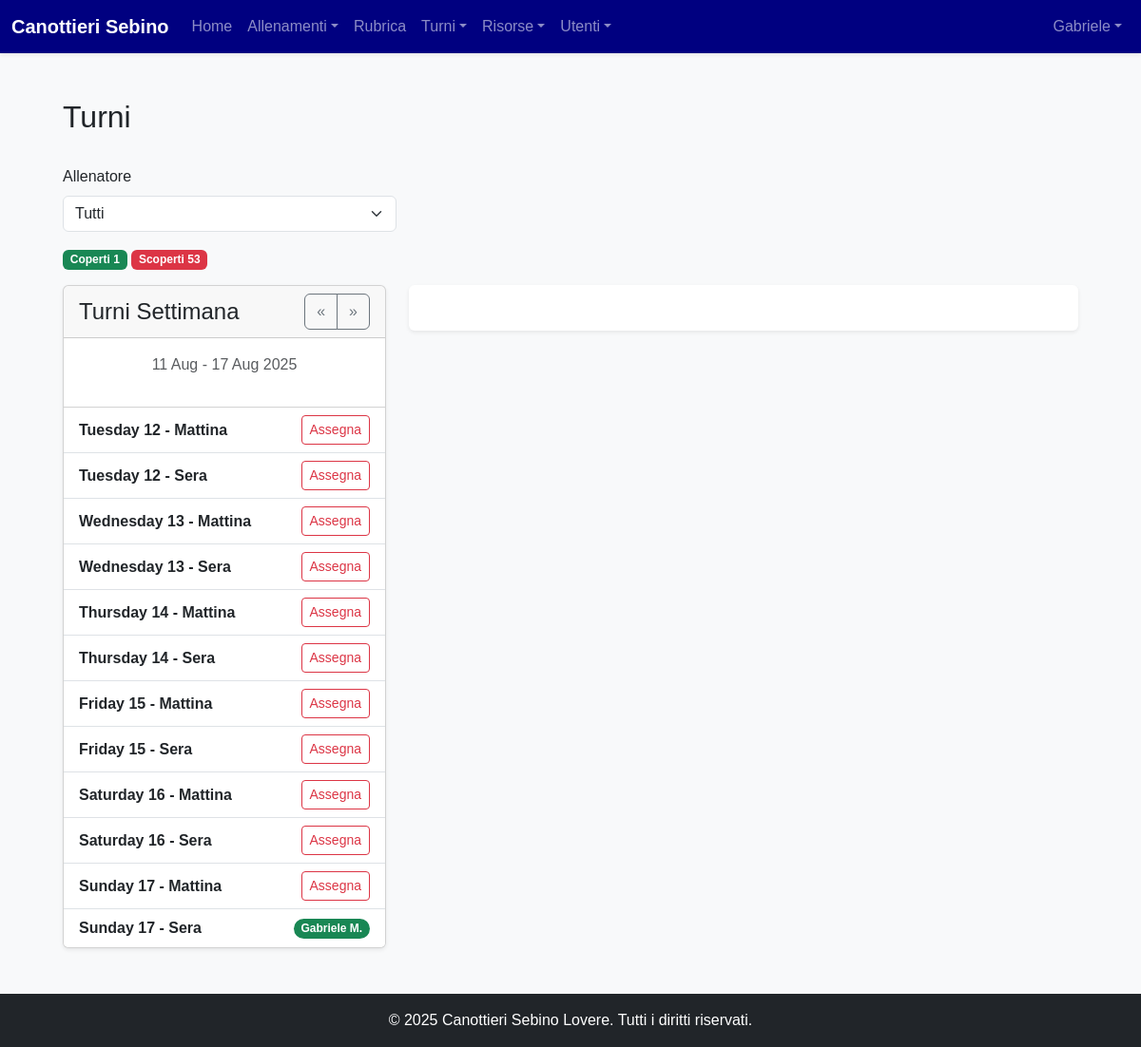
The app's page /turni (signed in), older data.
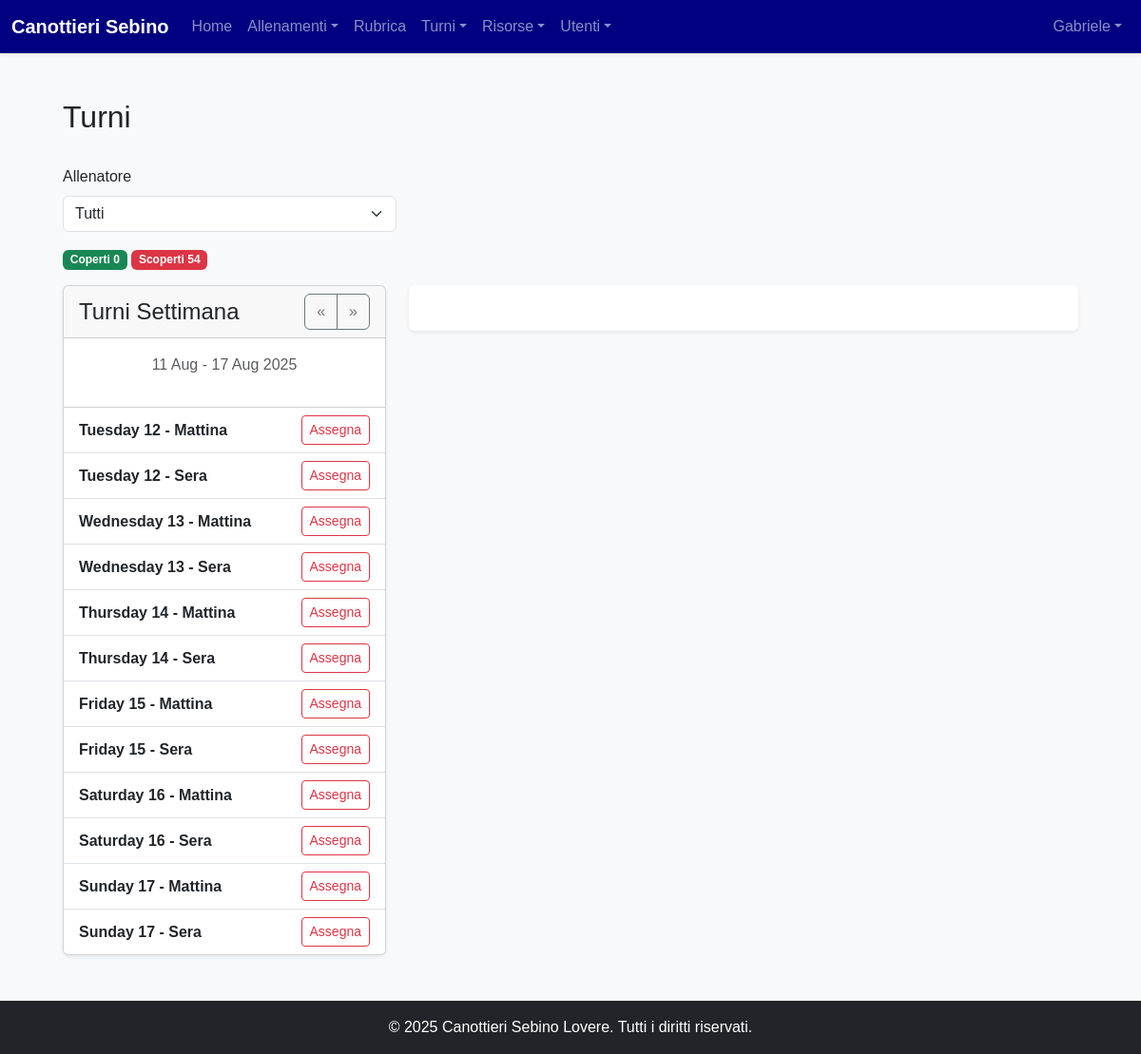
The same page, newer data.
### models.py (models this page shows, shortened)
class Turno(Base):
    __tablename__ = "turni"
    id = Column(Integer, primary_key=True, index=True)
    data = Column(Date, nullable=False, index=True)
    fascia_oraria = Column(String, nullable=False)
    user_id = Column(Integer, ForeignKey('users.id'), nullable=True)
    user = relationship("User", back_populates="turni")

class User(Base):
    __tablename__ = "users"
    id = Column(Integer, primary_key=True, index=True)
    username = Column(String, unique=True, index=True, nullable=False)
    hashed_password = Column(String, nullable=False)
    first_name = Column(String, nullable=False)
    last_name = Column(String, nullable=False)
    email = Column(String, unique=True, index=True)
    phone_number = Column(String)
    date_of_birth = Column(Date)
    tax_code = Column(String, unique=True)
    enrollment_year = Column(Integer)
    membership_date = Column(Date)
    certificate_expiration = Column(Date)
    address = Column(String)
    manual_category = Column(String, nullable=True)
    roles = relationship("Role", secondary=user_roles, back_populates="users")
    tags = relationship("Tag", secondary=user_tags, back_populates="users")
    barche_assegnate = relationship("Barca", secondary=barca_atleti_association, back_populates="atleti_assegnati")
    schede_pesi = relationship("SchedaPesi", back_populates="atleta")
    turni = relationship("Turno", back_populates="user")
    allenamenti_seguiti = relationship("Allenamento", secondary=allenamento_coach_association, back_populates="coaches")

### routers/trainings.py (the view)
@router.get("/turni", response_class=HTMLResponse)
async def view_turni(
    request: Request,
    db: Session = Depends(get_db),
    current_user: models.User = Depends(get_current_admin_or_coach_user),
    week_offset: int = 0,
    allenatore_id: int | None = None,
):
    today = date.today() + timedelta(weeks=week_offset)
    start_of_week = today - timedelta(days=today.weekday())
    end_of_week = start_of_week + timedelta(days=6)
    allenatori = (
        db.query(models.User)
        .join(models.User.roles)
        .filter(models.Role.name == "allenatore")
        .all()
    )
    query = db.query(models.Turno).filter(
        models.Turno.data.between(start_of_week, end_of_week)
    )
    if allenatore_id:
        query = query.filter(models.Turno.user_id == allenatore_id)
    turni = query.order_by(models.Turno.data, models.Turno.fascia_oraria).all()
    month_start = date.today().replace(day=1)
    if month_start.month == 12:
        next_month = date(month_start.year + 1, 1, 1)
    else:
        next_month = date(month_start.year, month_start.month + 1, 1)
    month_end = next_month - timedelta(days=1)
    month_query = db.query(models.Turno).filter(
        models.Turno.data.between(month_start, month_end)
    )
    if allenatore_id:
        month_query = month_query.filter(models.Turno.user_id == allenatore_id)
    month_covered = month_query.filter(models.Turno.user_id.isnot(None)).count()
    month_uncovered = month_query.filter(models.Turno.user_id.is_(None)).count()
    return templates.TemplateResponse(
        "turni.html",
        {
            "request": request,
            "current_user": current_user,
            "allenatori": allenatori,
            "turni": turni,
            "week_offset": week_offset,
            "week_start": start_of_week,
            "week_end": end_of_week,
            "current_filter": allenatore_id,
            "month_covered": month_covered,
            "month_uncovered": month_uncovered,
        },
    )

### templates/turni.html (shortened to what this page needs)
{% extends "layouts/_base.html" %}
{% block content %}
<div class="container-fluid p-4">
    <div class="d-flex justify-content-between align-items-center mb-4">
        <h1 class="h2">Turni</h1>
    </div>
    <div class="mb-3">
        <form method="get" class="row g-2 align-items-end">
            <div class="col-sm-4">
                <label for="allenatoreFilter" class="form-label">Allenatore</label>
                <select class="form-select" id="allenatoreFilter" name="allenatore_id" onchange="this.form.submit()">
                    <option value="">Tutti</option>
                </select>
            </div>
        </form>
    </div>
    <div class="mb-3">
        <span class="badge bg-success">Coperti {{ month_covered }}</span>
        <span class="badge bg-danger">Scoperti {{ month_uncovered }}</span>
    </div>
    <div class="row g-4">
        <div class="col-lg-4">
            <div class="card shadow-sm">
                <div class="card-header d-flex justify-content-between align-items-center">
                    <h4 class="mb-0">Turni Settimana</h4>
                    <div class="btn-group">
                        <a href="/turni?week_offset={{ week_offset - 1 }}{% if current_filter %}&allenatore_id={{ current_filter }}{% endif %}" class="btn btn-outline-secondary">&laquo;</a>
                        <a href="/turni?week_offset={{ week_offset + 1 }}{% if current_filter %}&allenatore_id={{ current_filter }}{% endif %}" class="btn btn-outline-secondary">&raquo;</a>
                    </div>
                </div>
                <div class="card-body">
                    <p class="text-center text-muted">
                        {{ week_start.strftime('%d %b') }} - {{ week_end.strftime('%d %b %Y') }}
                    </p>
                </div>
                <div class="list-group list-group-flush">
                    {% for turno in turni %}
                        <div class="list-group-item d-flex justify-content-between align-items-center">
                            <div>
                                <div class="fw-bold">{{ turno.data.strftime('%A %d') }} - {{ turno.fascia_oraria }}</div>
                            </div>
                            {% if turno.user %}
                                <span class="badge rounded-pill" style="background-color: #198754;">{{ turno.user.first_name }} {{ turno.user.last_name[0] }}.</span>
                            {% else %}
                                {% if current_user.is_admin %}
                                <button class="btn btn-sm btn-outline-danger assign-btn"
                                        data-bs-toggle="modal"
                                        data-bs-target="#assignTurnoModal"
                                        data-turno-id="{{ turno.id }}"
                                        data-turno-info="{{ turno.data.strftime('%d/%m/%Y') }} ({{ turno.fascia_oraria }})">
                                    Assegna
                                </button>
                                {% else %}
                                <span class="badge bg-danger">Libero</span>
                                {% endif %}
                            {% endif %}
                        </div>
                    {% else %}
                        <div class="list-group-item">Nessun turno in questa settimana.</div>
                    {% endfor %}
                </div>
            </div>
        </div>
        <div class="col-lg-8">
            <div id="calendar" class="bg-white p-4 rounded shadow-sm"></div>
        </div>
    </div>
</div>
{% endblock %}

Row changes from the older to the newer data that the page shows:
changed Turno (number 12 of 12 on the later page): user.first_name "Gabriele" → (not shown); user "M" → (not shown); text "." → "Assegna"
Text that changed along with them:
{{ month_covered }}: "1" → "0"
{{ month_uncovered }}: "53" → "54"
